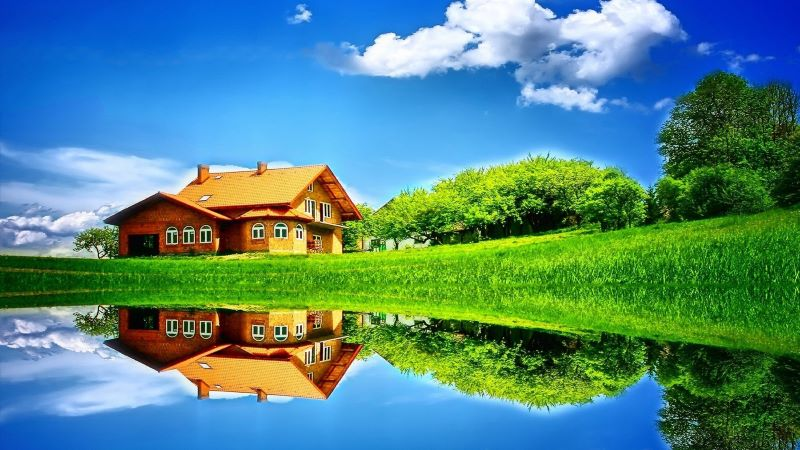
#> input picture Begginer/Task-04/home3.jpg, 800 x 450 px
$ jupyter execute Image_to_pencil_sketch.ipynb
#> lines starting #> are read from the running program, lines starting #| are printed output that depends on the picture
<a href="https://colab.research.google.com/github/JanhviDeshmukh/LGMVIP-DataScience/blob/main/Begginer/Task-04/Image_to_pencil_sketch.ipynb" target="_parent"></a>

**LGM VIRTUAL INTERNSHIP PROGRAM 2021**

**Beginner Level Task 04 - Image to Pencil Sketch in Python.**

Domain - Data Science Intern

Code written By - Janhvi Deshmukh

**Importing Libraries**

[cell 1]
from google.colab.patches import cv2_imshow

[cell 2]
import cv2

**Read the image and show the original Image.**

[cell 3]
img = cv2.imread("home3.jpg")
#> img is the input picture: shape (450, 800, 3); mean B, G, R 131.1, 135.4, 81.6
cv2_imshow(img)

**Create a new Image by converting original image to greyscale**.

[cell 4]
img_gray = cv2.cvtColor(img, cv2.COLOR_BGR2GRAY)
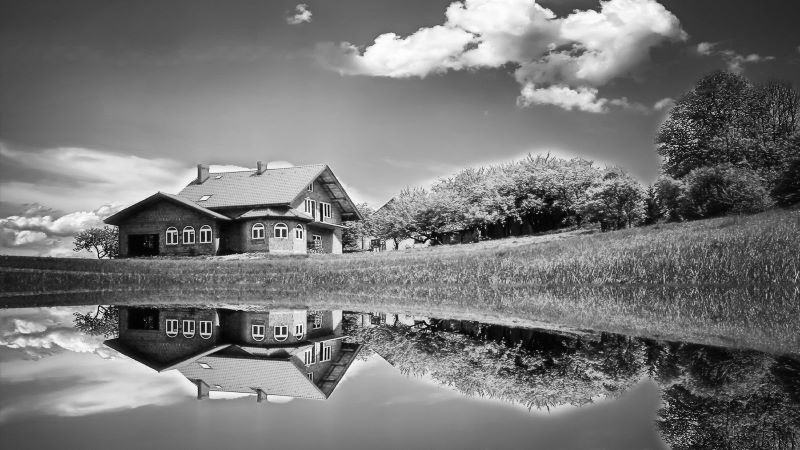
#> img_gray: shape (450, 800); min 0, max 255, mean 118.8
cv2_imshow(img_gray)

**Invert the new grayscale image.**

[cell 5]
img_invert = cv2.bitwise_not(img_gray)
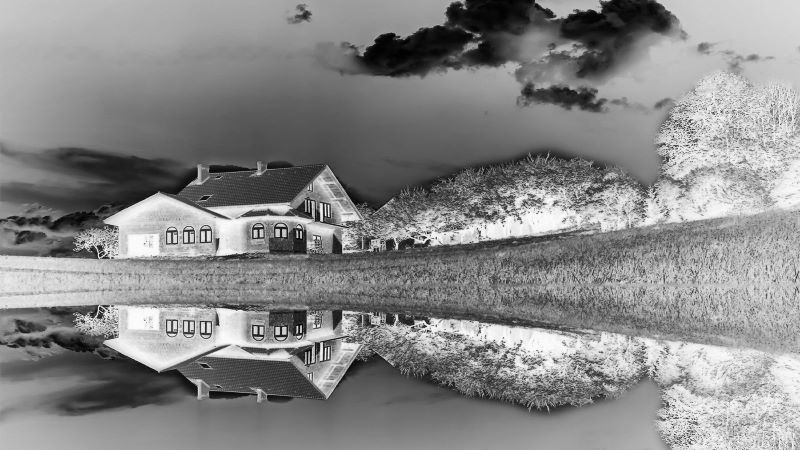
#> img_invert: shape (450, 800); min 0, max 255, mean 136.2
cv2_imshow(img_invert)

**Blur the Image using Gaussian function.**

[cell 6]
img_smoothing = cv2.GaussianBlur(img_invert, (21, 21),sigmaX=0, sigmaY=0)
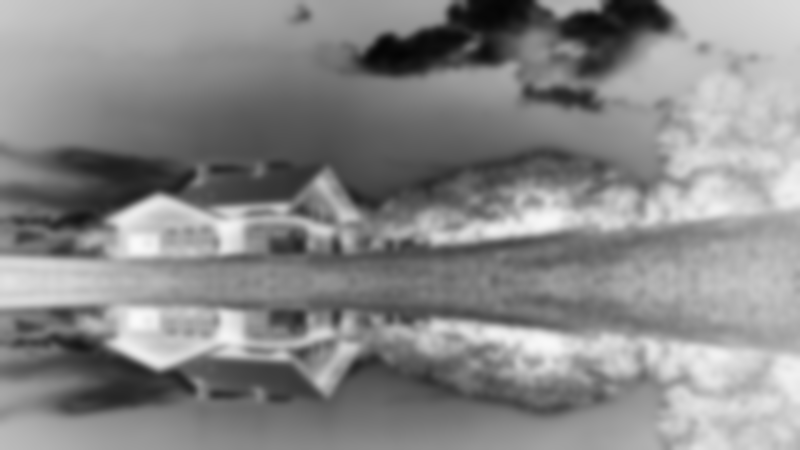
#> img_smoothing: shape (450, 800); min 4, max 250, mean 136.2

cv2_imshow(img_smoothing)

**Invert the blurred image**

[cell 7]
def dodgeV2(x, y):
    return cv2.divide(x, 255 - y, scale=256)
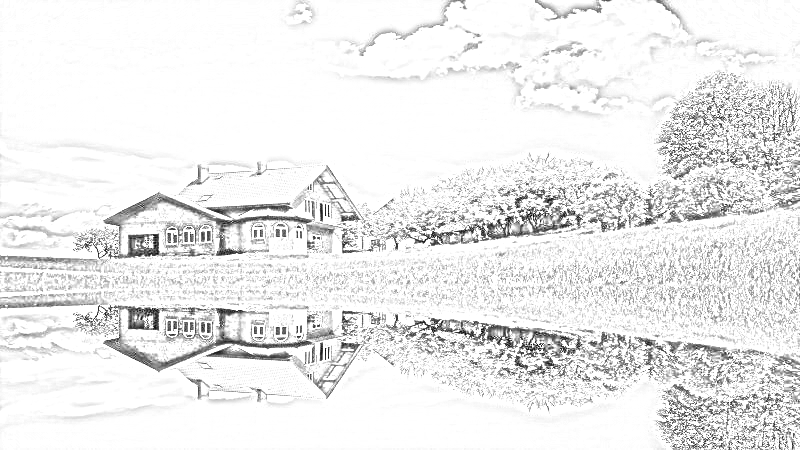
#> returned value: shape (450, 800); min 0, max 255, mean 235.8
